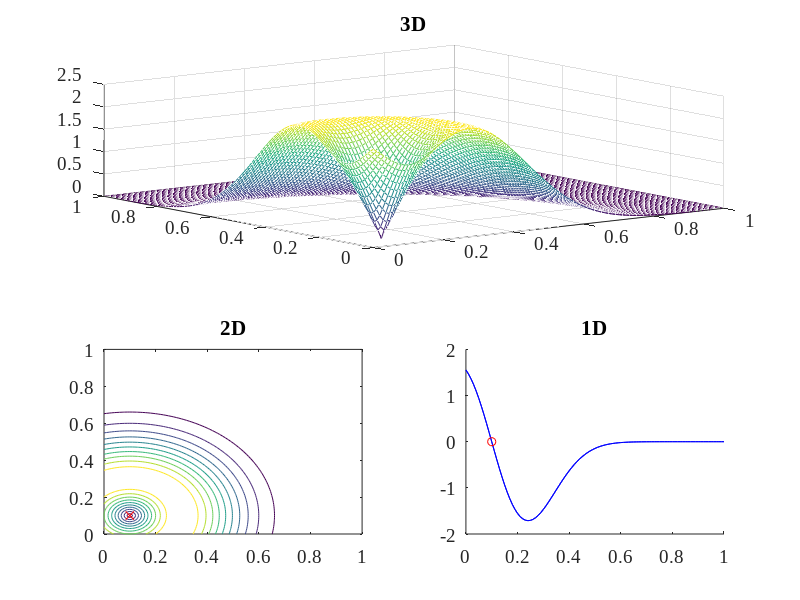

This chart was generated by the following MATLAB code: (Note: this script raises an error after producing the figure.)
clc;
clear;

path(path,'../util/'); % Help functions

% Change default axes fonts.
set(0,'DefaultAxesFontName', 'Times New Roman')
set(0,'DefaultAxesFontSize', 14)

% Change default text fonts.
set(0,'DefaultTextFontname', 'Times New Roman')
set(0,'DefaultTextFontSize', 14)

DIAG = sqrt(2); 
colnorm = @(X,P) sum(abs(X).^P,1).^(1/P);

PRECISION = 0.01;
x = [0:PRECISION:1;0:PRECISION:1];


tau = 0.1;

truth = [0.5;0.5];
truth = [0.1;0.1];

% Social Constructionism
ths = @(x) (zeros(2, length(x)));

% TRUTH Constant
ths = @(x) (repmat(truth,1,length(x))-x)./tau.*(repmat(tau./colnorm(repmat(truth,1,length(x))-x,2),2,1));

% TRUTH Linear
ths = @(x) (repmat(truth,1,length(x))-x)./tau;

% TRUTH Decaying exponentially (EXP)
SIGMA = 1;
ths = @(x) (repmat(truth,1,length(x))-x)./tau.*repmat(exppdf(colnorm(repmat(truth,1,length(x)) - abs((repmat(truth,1,length(x))-x)),2),SIGMA),2,1);

% Millean Arena (NORMAL)
POS = 3; SIGMA = 0.05;
ths = @(x) (repmat(truth,1,length(x))-x)./tau.*repmat(normpdf(colnorm(repmat(truth,1,length(x))-x,2),(DIAG -norm(truth))/POS,SIGMA),2,1);

% Hard to Find (NORMAL)
POS = 100; SIGMA = 0.02;
ths = @(x) (repmat(truth,1,length(x))-x)./tau.*repmat(normpdf(colnorm(repmat(truth,1,length(x))-x,2),(DIAG -norm(truth))/POS,SIGMA),2,1);

% Wide Funnel to Truth (LOG-NORMAL)
POS = 1; SIGMA = 3;
ths = @(x) (repmat(truth,1,length(x))-x)./tau.*repmat(lognpdf(colnorm(repmat(truth,1,length(x))-x,2),(DIAG -norm(truth))/POS,SIGMA),2,1);
 
% Gentle Landing to truth
POS = 0; SIGMA = 0.2;
ths = @(x) (repmat(truth,1,length(x))-x)./tau.*repmat(normpdf(colnorm(repmat(truth,1,length(x))-x,2),0,0.2),2,1);
        

str = 'Social Constructionism';
tp = '';
h = figure;
[X,Y] = meshgrid(x(1,:), x(1,:));
Z = zeros(size(X));
for i=1:length(X)
    agents = [X(i,:) ; Y(i,:)];
    forces = ths(agents);
    Z(i,:) = colnorm(forces,2);
end
subplot(2,2,1:2);
mesh(X,Y,Z);
%colorbar;
title('3D');
subplot(2,2,3);
contour(X,Y,Z);
hold on
plot(truth(1), truth(2),'rx');
hold off
title('2D');
subplot(2,2,4);
hold on
line = ths(x);
plot(x, line(1,:), 'b');
hold on
plot(truth(1), 0,'ro');
hold off
title('1D');
%Adding suptitle
suptitle(str);
str = strrep(str, ' ', '_');
saveas(h,[ 'scenarios/' str tp '.fig']);
saveas(h,[ 'scenarios/' str tp '.png']);


hold on
cdfplot(abs(line(1,:)));
hold off

title(['pos: ' num2str(POS) ', sigma: ' num2str(SIGMA)]);


prompt = 'Give a file name to save the image.';
str = input(prompt,'s');
if ~isempty(str)
    saveas(h,[ 'scenarios/' str ]);
end

return;


%%% To find parameters;

for SIGMA=0.1:0.1:20

    for POS=0.1:0.1:8
       
        ths = @(x) (repmat(truth,1,length(x))-x)./tau.*repmat(normpdf(colnorm(repmat(truth,1,length(x))-x,2),(DIAG -norm(truth))/POS,SIGMA),2,1);
        
        [X,Y] = meshgrid(x(1,:), x(1,:));
        Z = zeros(size(X));
        for i=1:length(X)
            agents = [X(i,:) ; Y(i,:)];
            forces = ths(agents);
            Z(i,:) = colnorm(forces,2);
        end
        h = mesh(X,Y,Z);
        
        hold on
        plot(truth(1), truth(2),'rx');
        hold off
        title(['pos: ' num2str(POS) ', sigma: ' num2str(SIGMA)]);
       
       
        prompt = 'Give a file name to save the image.';
        str = input(prompt,'s');
        if ~isempty(str)
            saveas(h,[ 'scenarios/' str ]);
        end
        
    end
end
return;

contour(X,Y,Z);
colorbar;
surface(X,Y,Z);



return;

hold on
%plot(x, const(1,:), 'r');
%plot(x, linear(1,:), 'k-')
plot(x, normMid(1,:))
%plot(x, expo(1,:))
%plot(x, 15*normMoved(1,:))
%plot(x, lognorm(1,:));
%plot(x, 20*expo(1,:));
%plot(x, lognorm(1,:));
line(truth,[-1, 1]);
line([0, 1],[0,0]);
hold off

hold on
%cdfplot(abs(const(1,:)));
%cdfplot(abs(linear(1,:)));
cdfplot(abs(normMid(1,:)));
%cdfplot(abs(normMoved(1,:)));
%cdfplot(abs(lognorm(1,:)));
hold off
